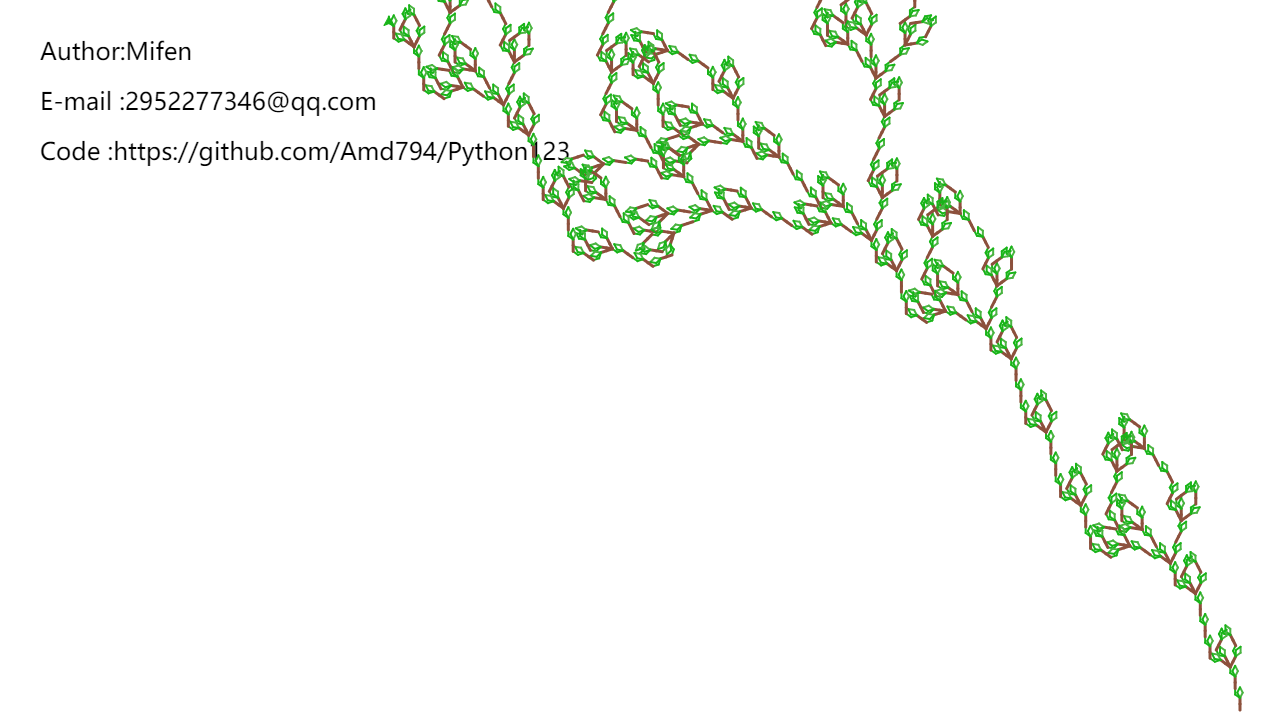

Here is the Python script that generated this plot:
# -*- coding: utf-8 -*-
# Time    : 2019/4/5 22:25
# Author  : Mifen
# Email   : 2952277346@qq.com
# Github  : https://github.com/Amd794




import time
import turtle as t
from turtle import *
t.setup(1280,720)
t.speed(0)
t.pensize(1)
length = 6
path = 'F'
angle = 27
up()
color("#262626;")
goto(-600, 300)
write('Author:Mifen', font=("微软雅黑", 18))
goto(-600, 250)
write('E-mail :2952277346@qq.com', font=("微软雅黑", 18))
goto(-600, 200)
write('Code :https://github.com/Amd794/Python123', font=("微软雅黑", 18))
goto(-600, -350)
down()
expalnation = {
    'F': '画线',
    'x': '-',
    '+': '逆时针旋转',
    '-': '顺时针旋转',
    '[': '记录当前位置',
    ']': '恢复上一个位置',
    'a': '上色',
    'b': '上色',
    'c': '上色'
}
rules = {
    'F': 'aFF[b-F++F][c+F--F]c++F--F',
    'X': 'aFF+[b+F]+[c-F]'
}


def draw_path(path, expalnation):
    posList, angleList = [], []
    t.up()
    t.goto(600, -350)
    t.down()
    t.lt(90)
    for symbol in path:
        if symbol == 'F':
            t.forward(length)
        elif symbol == '+':
            t.left(angle)
        elif symbol == '-':
            t.rt(angle)
        elif symbol == '[':
            posList.append(t.pos())
            angleList.append(t.heading())
        elif symbol == 'a':
            t.pensize(3)
            t.color("#8c503c")
        elif symbol == 'b':
            t.pensize(2)
            t.color("#4ab441")
        elif symbol == 'c':
            t.pensize(2)
            t.color("#18b418")
        elif symbol == ']':
            t.up()
            t.home()
            t.goto(posList.pop())
            t.left(angleList.pop())
            t.down()


def apply_rules(path, rules):
    L = [_ for _ in path]
    for i in range(len(L)):
        symbol = L[i]
        if symbol == 'F':
            L[i] = rules[symbol]
        if symbol == 'X':
            L[i] = rules[symbol]
    path = ''.join(L)
    return path


for _ in range(4):
    path = apply_rules(path, rules)
draw_path(path, expalnation)
